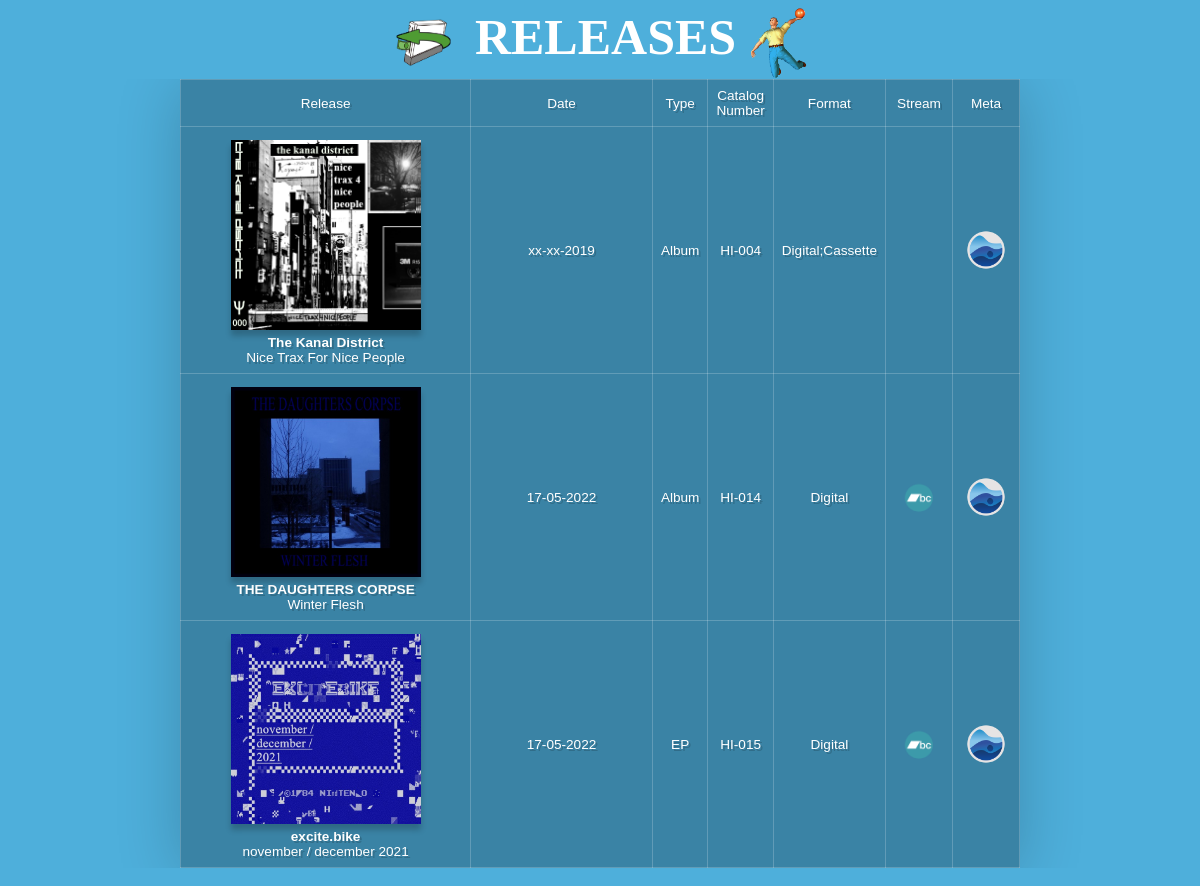
Screenshot of /members-vivian.php with the database file from the repository.
### tables this page shows
CREATE TABLE "Label" (
	"Cat"	TEXT,
	"Member"	TEXT,
	"Alias"	TEXT,
	"ReleaseName"	INTEGER,
	"ReleaseDate"	NUMERIC,
	"ReleaseType"	TEXT,
	"ReleaseFormat"	TEXT,
	"StreamBC"	TEXT,
	"StreamS"	TEXT,
	"StreamAM"	TEXT,
	"RYM"	TEXT,
	PRIMARY KEY("Cat")
);

### members-vivian.php (the view, shortened to what this page needs)
<?php
$connection = new SQLite3('releases.db');
$results = $connection->query('SELECT * FROM Label WHERE Member = "Vivian"');
?>
<!DOCTYPE html>
<html>
<head>
    <link rel="stylesheet" type="text/css" href="css/style.css">
</head>
<body>
<main>
    <h1>
    <a href="members.html"><img src="media/back.png" href="members.html" alt="logo" class="logo"></a>
        RELEASES
        <img src="media/baller.png" alt="Fixed Image" class="baller">
    </h1>
    <div class="release-table">
        <?php
            echo '<table class="desktop-table">';
            echo '
            <tr>
            <td>Release</td>
            <td>Date</td>
            <td>Type</td>
            <td>Catalog Number</td>
            <td>Format</td>
            <td>Stream</td>
            <td>Meta</td>
            </tr>';
            while ($row = $results->fetchArray(SQLITE3_ASSOC)) {
                echo '<tr>';
                echo '
                    <td><img src="media/releases/' . $row['Cat'] . '.jpg" width="200px"><br><b> ' . $row['Alias'] . ' </b> <br> ' . $row['ReleaseName'] . ' </td>
                    <td>' . $row['ReleaseDate'] . '</td>
                    <td>' . $row['ReleaseType'] . '</td>
                    <td>' . $row['Cat'] . '</td>
                    <td>' . $row['ReleaseFormat'] . '</td>
                    <td class="streaming">';
                        if (!empty($row['StreamBC'])) {
                            echo '<a href="' . $row['StreamBC'] . '" target="_blank"><img class="streaming" src="media/bandcamp.png" width="50px"></a>';
                        }
                        echo '</td>
                            <th><a href="' . $row['RYM'] . '" target="_blank"><img class="streaming" src="media/rym.png" width="50px"></a></th>
                        ';
                        echo '</tr>';
                    }
                        echo '</table>';
            ?>
    </div>
</main>
<footer>
    <br>
</footer>
</body>
</html>

### css/style.css (style rules this page uses)
body { background-color: #4eafdb; margin: auto; width: auto; }
h1 { color: #ffffff; margin-top: 0px; margin-bottom: 0px; font-family: 'typeface'; text-align: center; font-size: 50px; line-height: 75px; }
div { color: #ffffff; margin-left: auto; text-align: center; }
img { display: inline-block; margin: auto; scale: 75%; }
a { color: #ffffff; margin-left: auto; text-align: center; font-family: 'typeface'; }
footer { text-align: center; }
table { background-color: #3a83a5; color: #ffffff; font-family: Lucida Sans Unicode, Lucida Grande, sans-serif; box-shadow: 0 6px 60px rgba(0, 0, 0, 0.2); text-align: center; border-collapse: collapse; display: table; table-layout: auto; width: 70%; margin: auto; backdrop-filter: blur(10px); }
td, th { border: 1px solid #ffffff; padding: 0.5rem; font-size: 20px; text-shadow: 2px 2px #0000002c; border-color: #ffffff33; width: 50%; font-size: 85%; }
img { -webkit-animation: fadein 1s; -moz-animation: fadein 1s; -ms-animation: fadein 1s; -o-animation: fadein 1s; animation: fadein 1s; box-shadow: 0 6px 6px rgba(0, 0, 0, 0.2); scale: 95%; vertical-align: middle; }
.streaming { width: 50px; box-shadow: 0 0px 0px rgba(0, 0, 0, 0.2); scale: 75%; }
.logo { vertical-align: middle; margin-right: 10px; width: 60px; box-shadow: 0 0px 0px rgba(0, 0, 0, 0.2); }
.baller { top: 0; right: 0; width: 150px; box-shadow: 0 0px 0px rgba(0, 0, 0, 0.2); z-index: 1; width: 59px; }
.release-table { overflow-x: auto; }

### rows the page displays
label: Cat (picture), Alias "The Kanal District", ReleaseName "Nice Trax For Nice People", ReleaseDate "xx-xx-2019", ReleaseType "Album", Cat "HI-004", ReleaseFormat "Digital;Cassette"
label: Cat (picture), Alias "THE DAUGHTERS CORPSE", ReleaseName "Winter Flesh", ReleaseDate "17-05-2022", ReleaseType "Album", Cat "HI-014", ReleaseFormat "Digital"
label: Cat (picture), Alias "excite.bike", ReleaseName "november / december 2021", ReleaseDate "17-05-2022", ReleaseType "EP", Cat "HI-015", ReleaseFormat "Digital"
